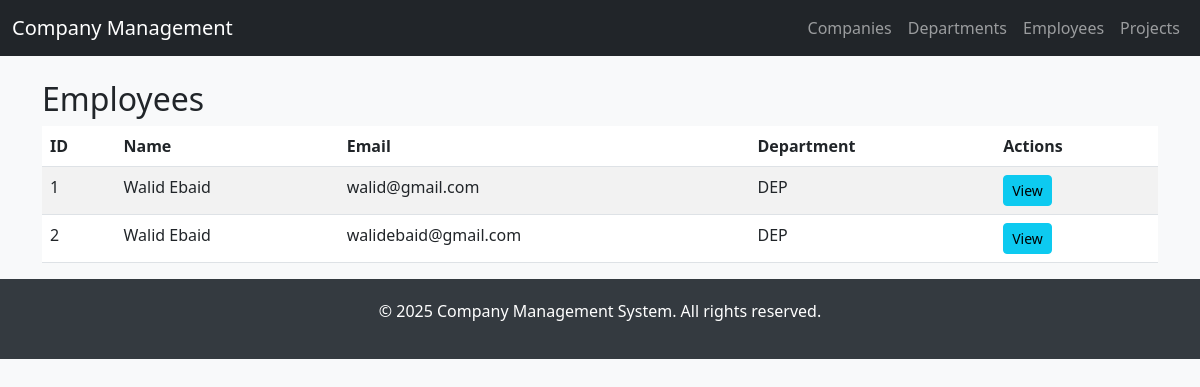
/employees/, run on the app's committed database.
### management/models.py (models this page shows, shortened)
class Employee(models.Model):
    company = models.ForeignKey(Company, on_delete=models.CASCADE)
    department = models.ForeignKey(Department, related_name='employees', on_delete=models.CASCADE)
    name = models.CharField(max_length=255)
    email = models.EmailField(unique=True)
    mobile = models.CharField(max_length=15)
    address = models.TextField()
    designation = models.CharField(max_length=100)
    hired_on = models.DateField(null=True, blank=True)

class Department(models.Model):
    company = models.ForeignKey(Company, related_name='departments', on_delete=models.CASCADE)
    name = models.CharField(max_length=255)

### management/views.py (the view)
# urls.py: path('employees/', views.employees, name='employees'),
def employees(request):
    employees = Employee.objects.all()
    return render(request, 'management/employees.html', {'employees': employees})

### management/templates/management/employees.html
{% extends 'management/base.html' %}
{% block content %}
<h2>Employees</h2>
<table class="table table-striped">
    <thead>
        <tr>
            <th>ID</th>
            <th>Name</th>
            <th>Email</th>
            <th>Department</th>
            <th>Actions</th>
        </tr>
    </thead>
    <tbody>
        {% for employee in employees %}
        <tr>
            <td>{{ employee.id }}</td>
            <td>{{ employee.name }}</td>
            <td>{{ employee.email }}</td>
            <td>{{ employee.department.name }}</td>
            <td>
                <a href="{% url 'employee_detail' employee.id %}" class="btn btn-info btn-sm">View</a>
            </td>
        </tr>
        {% endfor %}
    </tbody>
</table>
{% endblock %}

### management/templates/management/base.html (shortened to what this page needs)
<!DOCTYPE html>
<html lang="en">
<head>
    <link href="https://cdn.jsdelivr.net/npm/bootstrap@5.3.0-alpha1/dist/css/bootstrap.min.css" rel="stylesheet">
    <link href="https://cdnjs.cloudflare.com/ajax/libs/font-awesome/6.0.0-beta3/css/all.min.css" rel="stylesheet">
</head>
<body>
    <nav class="navbar navbar-expand-lg navbar-dark bg-dark">
        <div class="container-fluid">
            <a class="navbar-brand" href="{% url 'home' %}">Company Management</a>
            <div class="collapse navbar-collapse" id="navbarNav">
                <ul class="navbar-nav ms-auto">
                    <li class="nav-item">
                        <a class="nav-link" href="{% url 'companies' %}">Companies</a>
                    </li>
                    <li class="nav-item">
                        <a class="nav-link" href="{% url 'departments' %}">Departments</a>
                    </li>
                    <li class="nav-item">
                        <a class="nav-link" href="{% url 'employees' %}">Employees</a>
                    </li>
                    <li class="nav-item">
                        <a class="nav-link" href="{% url 'projects' %}">Projects</a>
                    </li>
                </ul>
            </div>
        </div>
    </nav>
    <div class="container mt-4">
        {% block content %}
        {% endblock %}
    </div>
    <div class="footer">
        <p>&copy; 2025 Company Management System. All rights reserved.</p>
    </div>
</body>
</html>

### management/templates/management/base.html (style rules this page uses)
body { background-color: #f8f9fa; }
.navbar { margin-bottom: 20px; }
.footer { text-align: center; padding: 20px; background-color: #343a40; color: white; }

### data on the page
Employee: id "1", name "Walid Ebaid", email "walid@gmail.com", department.name "DEP"
Employee: id "2", name "Walid Ebaid", email "walidebaid@gmail.com", department.name "DEP"
